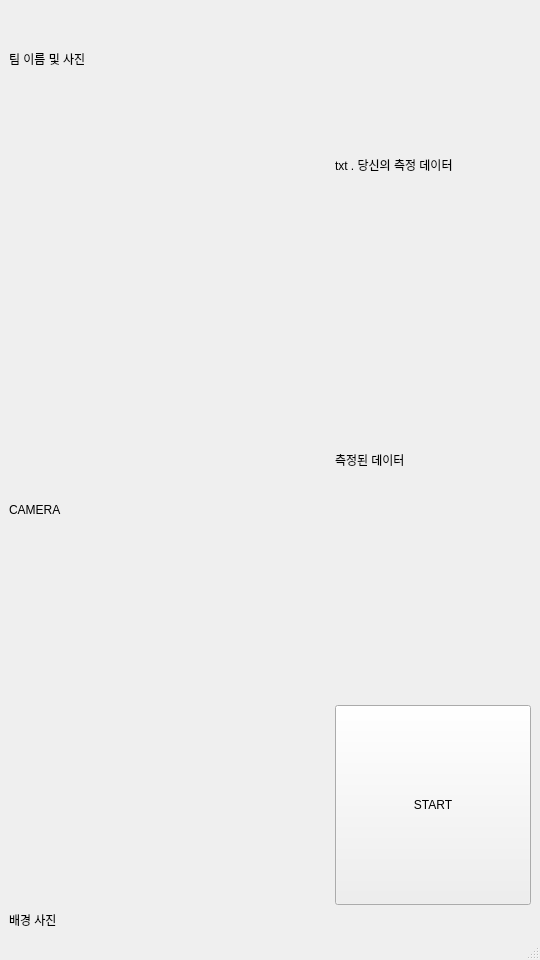
<?xml version="1.0" encoding="UTF-8"?>
<ui version="4.0">
 <class>MainWindow</class>
 <widget class="QMainWindow" name="MainWindow">
  <property name="geometry">
   <rect>
    <x>0</x>
    <y>0</y>
    <width>540</width>
    <height>960</height>
   </rect>
  </property>
  <property name="minimumSize">
   <size>
    <width>540</width>
    <height>960</height>
   </size>
  </property>
  <property name="windowTitle">
   <string>MainWindow</string>
  </property>
  <widget class="QWidget" name="centralwidget">
   <layout class="QGridLayout" name="gridLayout">
    <item row="2" column="0" colspan="2">
     <layout class="QVBoxLayout" name="verticalLayout_3">
      <property name="sizeConstraint">
       <enum>QLayout::SetNoConstraint</enum>
      </property>
      <item>
       <widget class="QLabel" name="background">
        <property name="maximumSize">
         <size>
          <width>16777215</width>
          <height>100</height>
         </size>
        </property>
        <property name="text">
         <string>배경 사진</string>
        </property>
       </widget>
      </item>
     </layout>
    </item>
    <item row="1" column="0">
     <layout class="QGridLayout" name="gridLayout_5" columnstretch="0">
      <item row="0" column="0">
       <widget class="QLabel" name="camera">
        <property name="minimumSize">
         <size>
          <width>320</width>
          <height>600</height>
         </size>
        </property>
        <property name="text">
         <string>CAMERA</string>
        </property>
       </widget>
      </item>
     </layout>
    </item>
    <item row="1" column="1">
     <layout class="QVBoxLayout" name="verticalLayout_2">
      <item>
       <widget class="QLabel" name="txt">
        <property name="sizePolicy">
         <sizepolicy hsizetype="Preferred" vsizetype="Preferred">
          <horstretch>5</horstretch>
          <verstretch>5</verstretch>
         </sizepolicy>
        </property>
        <property name="maximumSize">
         <size>
          <width>300</width>
          <height>100</height>
         </size>
        </property>
        <property name="text">
         <string>txt . 당신의 측정 데이터</string>
        </property>
       </widget>
      </item>
      <item>
       <layout class="QGridLayout" name="gridLayout_2">
        <item row="0" column="0">
         <widget class="QLabel" name="data">
          <property name="sizePolicy">
           <sizepolicy hsizetype="Preferred" vsizetype="Preferred">
            <horstretch>10</horstretch>
            <verstretch>10</verstretch>
           </sizepolicy>
          </property>
          <property name="maximumSize">
           <size>
            <width>300</width>
            <height>16777215</height>
           </size>
          </property>
          <property name="text">
           <string>측정된 데이터</string>
          </property>
         </widget>
        </item>
       </layout>
      </item>
      <item>
       <layout class="QGridLayout" name="gridLayout_3">
        <item row="0" column="0">
         <widget class="QPushButton" name="Start">
          <property name="minimumSize">
           <size>
            <width>0</width>
            <height>200</height>
           </size>
          </property>
          <property name="text">
           <string>START</string>
          </property>
         </widget>
        </item>
       </layout>
      </item>
     </layout>
    </item>
    <item row="0" column="0" colspan="2">
     <layout class="QVBoxLayout" name="verticalLayout">
      <property name="sizeConstraint">
       <enum>QLayout::SetNoConstraint</enum>
      </property>
      <item>
       <widget class="QLabel" name="teamname">
        <property name="minimumSize">
         <size>
          <width>0</width>
          <height>100</height>
         </size>
        </property>
        <property name="maximumSize">
         <size>
          <width>16777215</width>
          <height>100</height>
         </size>
        </property>
        <property name="text">
         <string>팀 이름 및 사진</string>
        </property>
       </widget>
      </item>
     </layout>
    </item>
   </layout>
  </widget>
  <widget class="QStatusBar" name="statusbar"/>
 </widget>
 <resources/>
 <connections/>
</ui>
